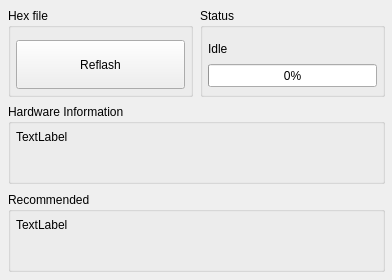
<?xml version="1.0" encoding="UTF-8"?>
<ui version="4.0">
 <class>ReflashWindow</class>
 <widget class="QMainWindow" name="ReflashWindow">
  <property name="geometry">
   <rect>
    <x>0</x>
    <y>0</y>
    <width>392</width>
    <height>280</height>
   </rect>
  </property>
  <property name="windowTitle">
   <string>PMFlashWindow</string>
  </property>
  <widget class="QWidget" name="centralwidget">
   <widget class="QGroupBox" name="groupBox">
    <property name="geometry">
     <rect>
      <x>8</x>
      <y>8</y>
      <width>185</width>
      <height>89</height>
     </rect>
    </property>
    <property name="title">
     <string>Hex file</string>
    </property>
    <widget class="QPushButton" name="btnReflash">
     <property name="geometry">
      <rect>
       <x>8</x>
       <y>32</y>
       <width>169</width>
       <height>49</height>
      </rect>
     </property>
     <property name="text">
      <string>Reflash</string>
     </property>
    </widget>
   </widget>
   <widget class="QGroupBox" name="groupBox_2">
    <property name="geometry">
     <rect>
      <x>200</x>
      <y>8</y>
      <width>185</width>
      <height>89</height>
     </rect>
    </property>
    <property name="title">
     <string>Status</string>
    </property>
    <widget class="QProgressBar" name="progStatus">
     <property name="geometry">
      <rect>
       <x>8</x>
       <y>56</y>
       <width>169</width>
       <height>23</height>
      </rect>
     </property>
     <property name="value">
      <number>0</number>
     </property>
    </widget>
    <widget class="QLabel" name="labStatus">
     <property name="geometry">
      <rect>
       <x>8</x>
       <y>32</y>
       <width>67</width>
       <height>17</height>
      </rect>
     </property>
     <property name="text">
      <string>Idle</string>
     </property>
    </widget>
   </widget>
   <widget class="QGroupBox" name="groupBox_3">
    <property name="geometry">
     <rect>
      <x>8</x>
      <y>104</y>
      <width>377</width>
      <height>80</height>
     </rect>
    </property>
    <property name="title">
     <string>Hardware Information</string>
    </property>
    <widget class="QLabel" name="labHardwareInformation">
     <property name="geometry">
      <rect>
       <x>8</x>
       <y>24</y>
       <width>361</width>
       <height>17</height>
      </rect>
     </property>
     <property name="text">
      <string>TextLabel</string>
     </property>
    </widget>
   </widget>
   <widget class="QGroupBox" name="groupBox_4">
    <property name="geometry">
     <rect>
      <x>8</x>
      <y>192</y>
      <width>377</width>
      <height>80</height>
     </rect>
    </property>
    <property name="title">
     <string>Recommended</string>
    </property>
    <widget class="QLabel" name="labRecommended">
     <property name="geometry">
      <rect>
       <x>8</x>
       <y>24</y>
       <width>361</width>
       <height>17</height>
      </rect>
     </property>
     <property name="text">
      <string>TextLabel</string>
     </property>
    </widget>
   </widget>
  </widget>
 </widget>
 <resources/>
 <connections/>
</ui>
